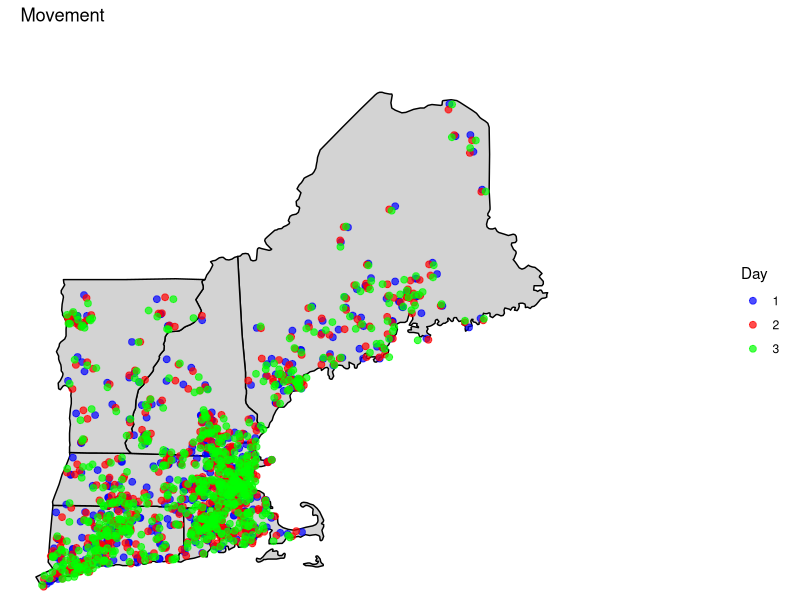

Here is the R script that generated this plot: (Note: this script raises an error after producing the figure.)
# Load necessary libraries
library(maps)
library(ggplot2)
library(gganimate)
library(dplyr)

# Load your data
x <- read.csv("data/demographicInfo.csv")

# Create a list to store all data points for each day
all_points <- list()

# Loop through each day and create a data frame with all data points for that day
for (day in 1:3) {
  day_points <- data.frame(
    childLat = x[, paste0("childLatJittered_day", day)],
    childLong = x[, paste0("childLongJittered_day", day)],
    day = day
  )
  
  # Add the data frame to the list
  all_points[[day]] <- day_points
}

# Combine all points into a single data frame
combined_points <- do.call(rbind, all_points)

# Create a map with state boundaries
new_england <- map_data("state") %>%
  filter(region %in% c("maine", "new hampshire", "vermont", "massachusetts", "rhode island", "connecticut"))

# Create the plot
p <- ggplot() +
  geom_polygon(data = new_england, 
               aes(x = long, y = lat, group = group), 
               color = "black", fill = "lightgrey") +
  geom_point(data = combined_points, 
             aes(x = childLong, y = childLat, color = factor(day)), 
             size = 2, alpha = 0.7) +
  coord_fixed(xlim = c(-73.5, -65), ylim = c(41.15, 48)) +
  theme_void() +
  labs(title = "Movement", color = "Day") +
  scale_color_manual(values = c("1" = "blue", "2" = "red", "3" = "green"))

# Create and save the animation
anim <- p + 
  transition_states(day, transition_length = 2, state_length = 1) +
  enter_fade() +
  exit_fade() +
  labs(subtitle = "Day {closest_state}")

# Render the animation
animate(
  anim,
  width = 800, 
  height = 600, 
  renderer = gifski_renderer("maps/movement.gif")
)
